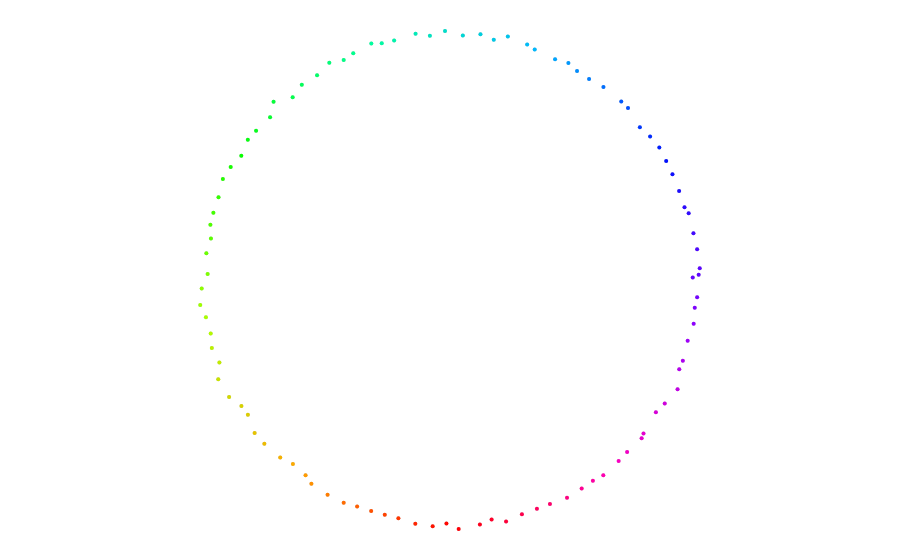

Notebook code cell kept with this figure:
### Code cell
colorscale = "hsv"
lam = 0.3
scatter_size = 4

print(circ_coords.shape)

circ_coords = circular_coordinates(a, lam = lam)
f11_c = plot_scatter_2d(data1, color="lightgray", size= scatter_size)
f11_c.add_traces(plot_scatter_2d(data1, color=circ_coords[0], opacity=opacity(a), colorscale=colorscale, cyclic=True, size = scatter_size).data)
f11_c.show()

# circ_coords = circular_coordinates(b, lam = lam)
# f12_c = plot_scatter_2d(data1, color="lightgray", size= scatter_size)
# f12_c.add_traces(plot_scatter_2d(data1, color=circ_coords[0], opacity=opacity(b), colorscale=colorscale, cyclic=True, size = scatter_size).data)
# f12_c.show()

# circ_coords = circular_coordinates(c, lam = lam)
# f13_c = plot_scatter_2d(data1, color="lightgray", size= scatter_size)
# f13_c.add_traces(plot_scatter_2d(data1, color=circ_coords[0], opacity=opacity(c), colorscale=colorscale, cyclic=True, size = scatter_size).data)
# f13_c.show()
